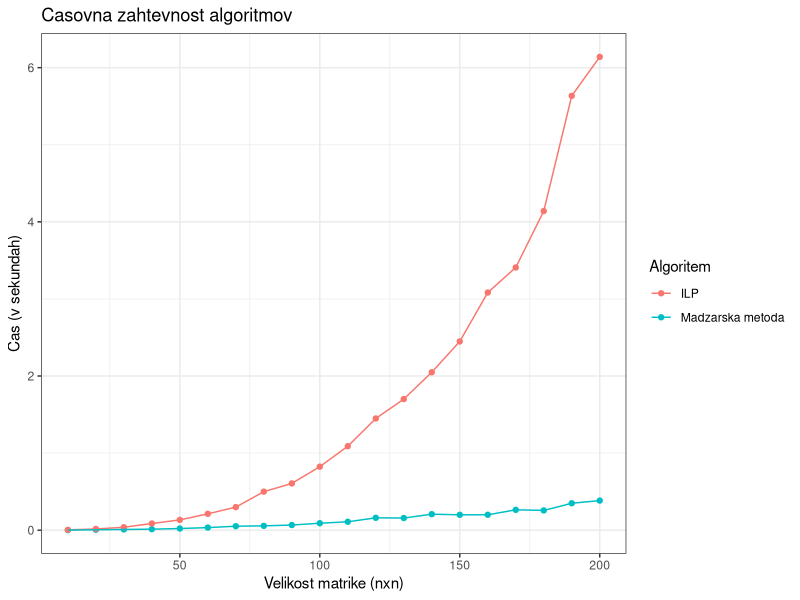

Source code (R):
# PRIKAZ CASOVNE ZAHTEVNOSTI OBEH ALGORITMOV ZA ISKANJE NAJCENEJSEGA POPOLNEGA
# PRIREJANJA V POLNEM DVODELNEM GRAFU

require(dplyr)
require(ggplot2)
require(ggthemes)

# Casi, ki smo jih dobili ob izvedbi algoritma madzarska_metoda, za n velikosti
# 10,20,...,200.
casMM <- c(0.00131033287048,0.0051107673645,0.00961992263794,0.0129133987427,
           0.0215418434143,0.0332087230682,0.0514039993286,0.056156206131,
           0.0666558265686,0.0900566101074,0.109055233002,0.160238027573,
           0.157670164108,0.207566022873,0.199271011353,0.199807167053,
           0.263862609863,0.256449985504,0.349158620834,0.383899593353)

# Casi, ki smo jih dobili ob izvedbi algoritma MinWeightedMatching, za n velikosti
# 10,20,...,200.
casILP <- c(0.00403886413574,0.0157022380829,0.0378730297089,0.08642578125,
            0.133634376526,0.212146186829,0.299379587173,0.499653577805,
            0.606580591202,0.823849582672,1.08954839706,1.44898543358,
            1.70096039772,2.04873380661,2.44853239059,3.08280739784,
            3.40836420059,4.14003000259,5.63451480865,6.13996081352)

# Sestavimo tabelo podatkov:
velikost <-seq(10,200,10)
podatki <- data_frame(n = rep(velikost,2), cas = c(casMM,casILP), 
                      Algoritem = c(rep("Madzarska metoda",20), rep("ILP",20)))

# Na en graf narisemo casovno zahtevnost obeh algoritmov:
grafMM <- ggplot(podatki, aes(x=n, y=cas, colour=Algoritem)) +
  geom_point() + geom_line() + 
  xlab("Velikost matrike (nxn)")+
  ylab("Cas (v sekundah)") + 
  ggtitle("Casovna zahtevnost algoritmov")+
  theme(plot.title = element_text(hjust = 0.5))+
  theme_bw()

grafMM
